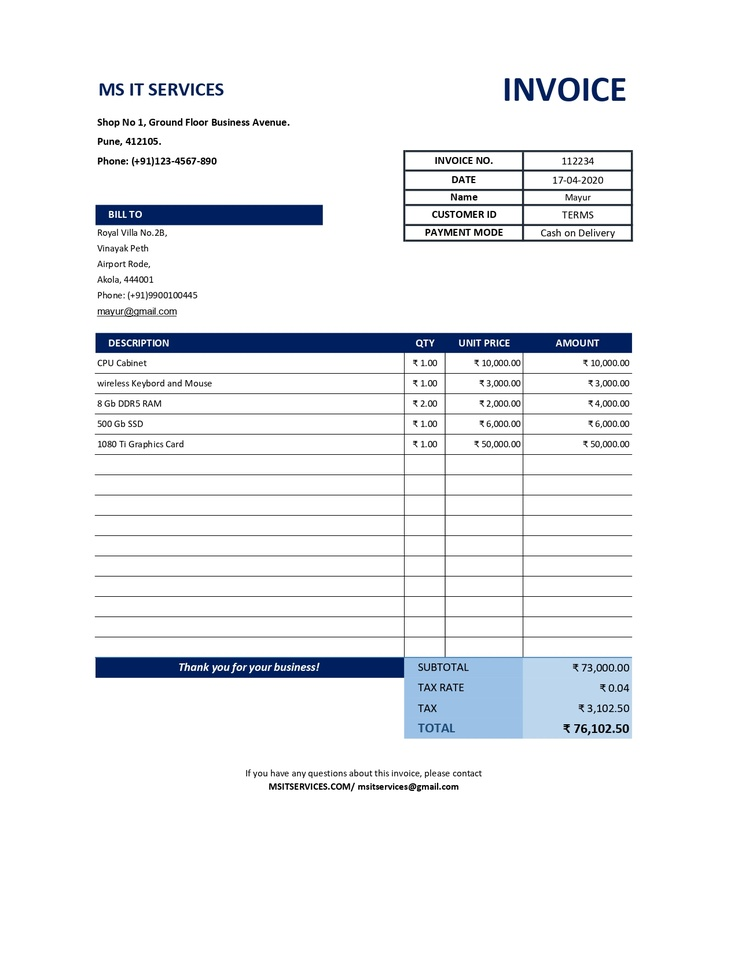
#> input picture msit.jpg, 738 x 956 px, shrunk from 1275 x 1650 before the run
$ python main.py
#> lines starting #> are read from the running program, lines starting #| are printed output that depends on the picture; after the words box and inside, x2 and y2 are one past the last pixel; in counts of white or black regions, pixels touching at a corner belong together
import cv2
import pytesseract


# Read image from which text needs to be extracted
img = cv2.imread("msit.jpg")
#> img is the input picture: shape (956, 738, 3); mean B, G, R 243.5, 240.7, 238.9

# Preprocessing the image starts

# Convert the image to gray scale
gray = cv2.cvtColor(img, cv2.COLOR_BGR2GRAY)
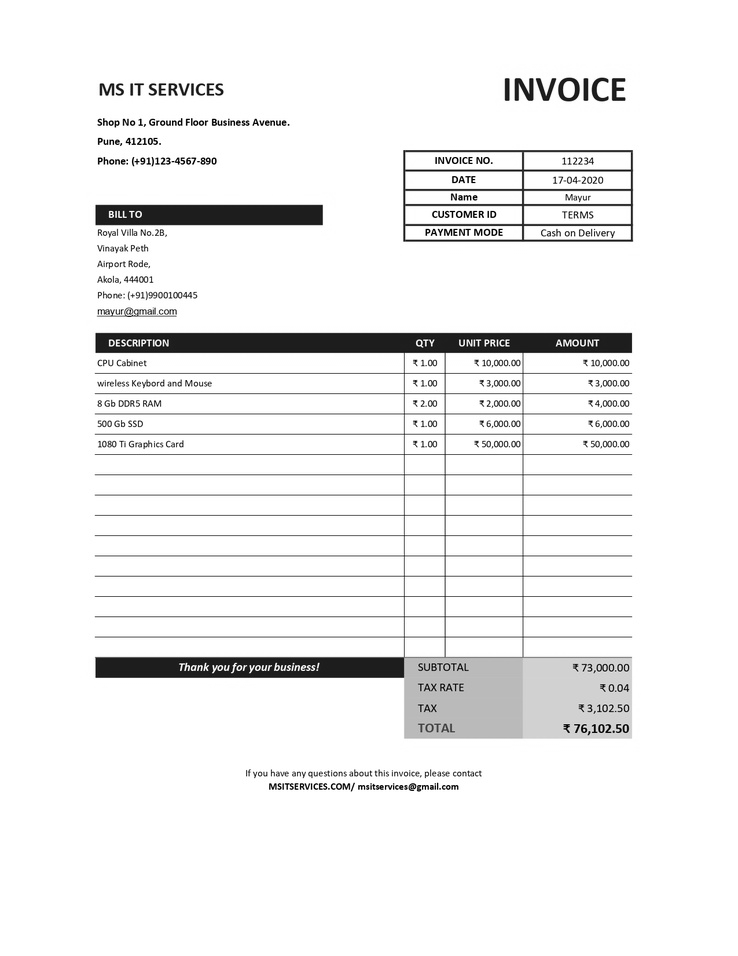
#> gray: shape (956, 738); min 0, max 255, mean 240.5

# Performing OTSU threshold
ret, thresh1 = cv2.threshold(gray, 0, 255, cv2.THRESH_OTSU | cv2.THRESH_BINARY_INV)
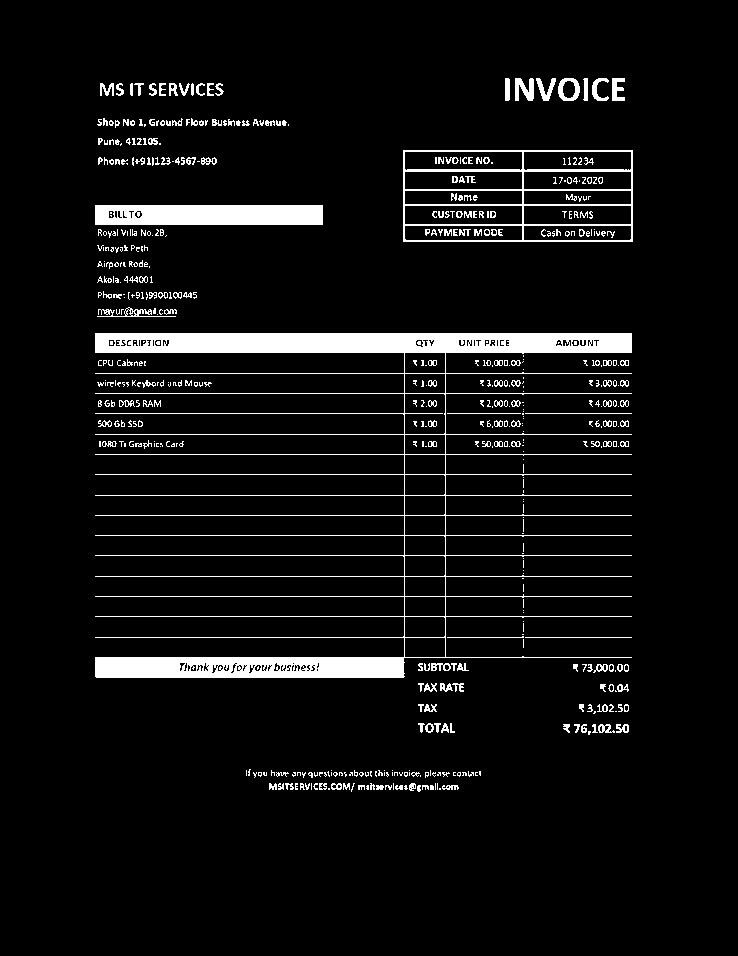
#> thresh1: shape (956, 738); 6.2% white; 559 white regions (354 under 20 px), largest, box (x1, y1, x2, y2) and area: (95, 333, 632, 678) 24305, (95, 205, 323, 225) 4454, (403, 150, 633, 242) 3459
#> ret = 159

# Specify structure shape and kernel size.
# Kernel size increases or decreases the area
# of the rectangle to be detected.
# A smaller value like (10, 10) will detect
# each word instead of a sentence.
rect_kernel = cv2.getStructuringElement(cv2.MORPH_RECT, (18, 18))

# Appplying dilation on the threshold image
dilation = cv2.dilate(thresh1, rect_kernel, iterations = 1)
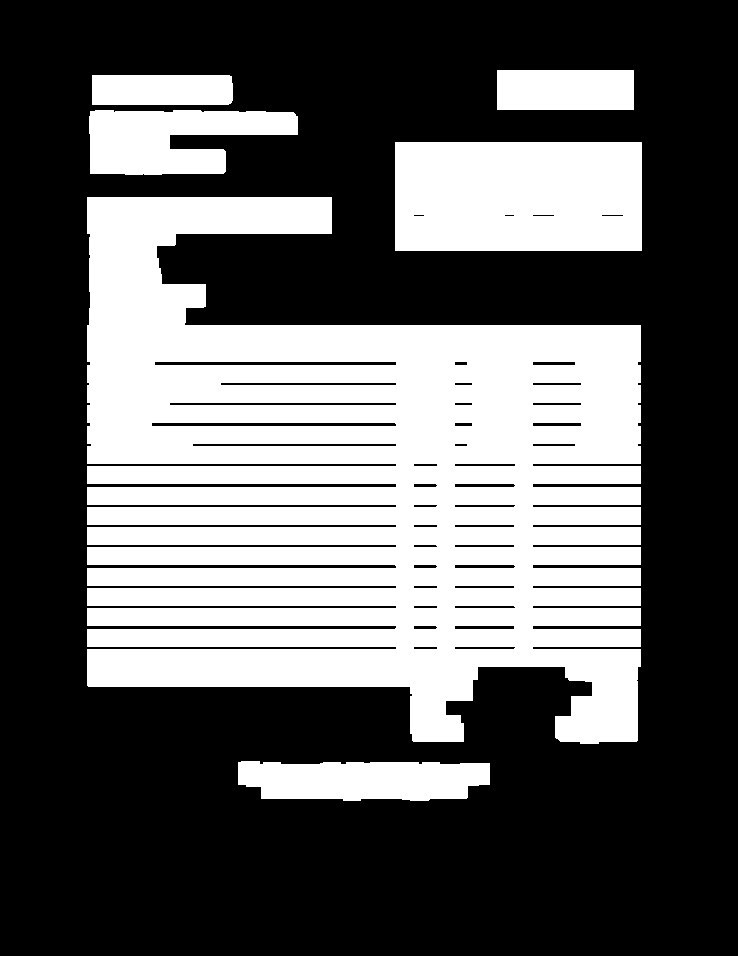
#> dilation: shape (956, 738); 37.2% white; 6 white regions

# Finding contours
contours, hierarchy = cv2.findContours(dilation, cv2.RETR_EXTERNAL,
                                                 cv2.CHAIN_APPROX_NONE)
#> contours = 6 contours; box (x1, y1, x2, y2) and area: (87, 197, 641, 744) 207257, (395, 142, 642, 251) 26568, (89, 110, 298, 175) 9223, (238, 761, 490, 801) 8366, (497, 70, 634, 110) 5304, (92, 75, 233, 105) 4044

# Creating a copy of image
im2 = img.copy()
cv2.imwrite('msitoutput1.png',dilation)

# A text file is created and flushed
file = open("recognized.txt", "w+")
file.write("")
file.close()

# Looping through the identified contours
# Then rectangular part is cropped and passed on
# to pytesseract for extracting text from it
# Extracted text is then written into the text file
for cnt in contours[::-1]:
    x, y, w, h = cv2.boundingRect(cnt)

    # Drawing a rectangle on copied image
    rect = cv2.rectangle(im2, (x, y), (x + w, y + h), (0, 255, 0), 2)
    cv2.imwrite('msitoutput22.png',rect)
    # Cropping the text block for giving input to OCR
    cropped = im2[y:y + h, x:x + w]

    # Apply OCR on the cropped image
#> (the run stopped early here; a loop or call above may not have finished)

$ run again, with major proejct.png saved as msit.jpg
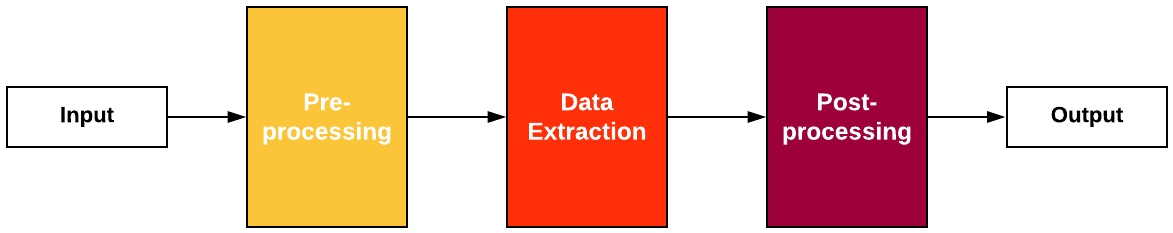
#> input picture major proejct.png, 1173 x 233 px
#> img is the input picture: shape (233, 1173, 3); mean B, G, R 169.9, 184.1, 234.9
#> `ret, thresh1 = cv2.threshold(gray, 0, 255, cv2.THRESH_OTSU | cv2.THRES..`:
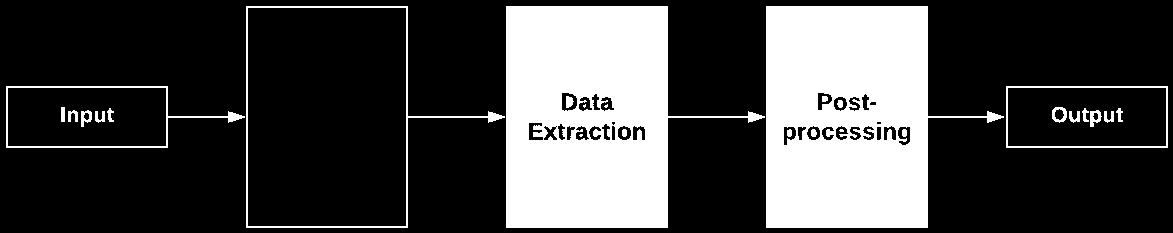
#> thresh1: shape (233, 1173); 27.2% white; 27 white regions (4 under 20 px), largest, box (x1, y1, x2, y2) and area: (506, 6, 765, 228) 34769, (766, 6, 1004, 228) 34687, (246, 6, 505, 228) 1792
#> ret = 158
#> dilation: shape (233, 1173); 45.5% white; 3 white regions
#> contours = 1 contour; box (x1, y1, x2, y2) and area: (0, 0, 1173, 233) 157114
